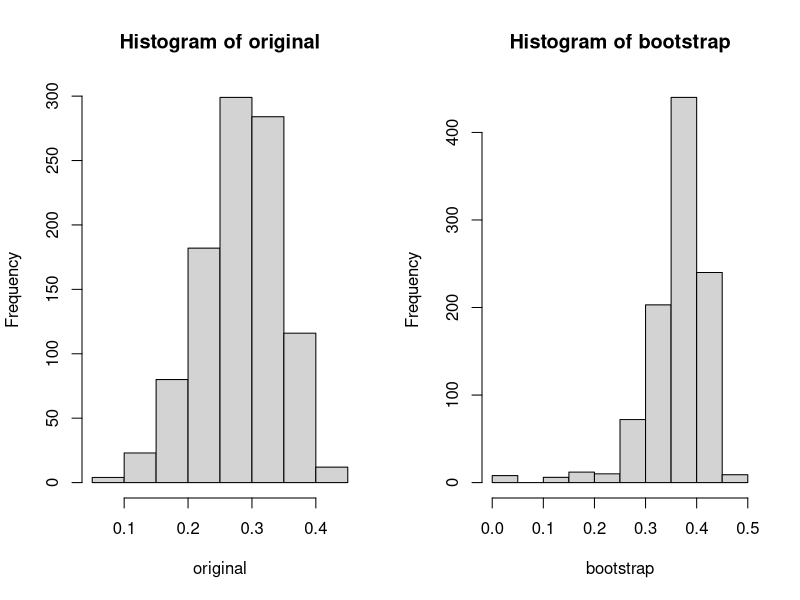

This chart was generated by the following R code:
## ---- chunk 1
rm(list=ls())
set.seed(101)

x = 7 # 추출 횟수
n = 1000 # 벡터의 크기
original = rep(NA, n) # 빈 벡터 제작
bootstrap = rep(NA, n) # 빈 벡터 제작
## ---- chunk 2
# original: 반복할 때마다 모집단에서 추출
for(i in 1:n){
    data_A = runif(x)
    original[i] = sd(data_A)
}

# sample : 모집단 추출 1번. 이후 내부에서 추출
data_B = runif(x)
for(i in 1:n){
    sample = data_B[sample.int(x, replace=T)]
    bootstrap[i] = sd(sample)
}
## ---- chunk 3
# 요약치 비교하기
summary(original)
summary(bootstrap)

# 그래프로 비교하기
par(mfrow=c(1,2))
hist(original)
hist(bootstrap)

# 사분위수 비교하기
quantile(original, prob=c(0.025, 0.975))
quantile(bootstrap, prob=c(0.025, 0.975))
## ---- chunk 4
## 95% 신뢰수준
mean(data_A)-qnorm(0.975)*sqrt(var(data_A))/sqrt(x)
mean(data_A)+qnorm(0.975)*sqrt(var(data_A))/sqrt(x)
